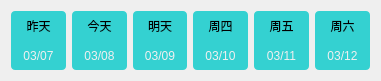
    <widget class="QWidget" name="widget_23" native="true">
     <property name="geometry">
      <rect>
       <x>350</x>
       <y>80</y>
       <width>381</width>
       <height>81</height>
      </rect>
     </property>
     <property name="styleSheet">
      <string notr="true">QLabel {
	background-color: rgba(0, 200, 200, 200);
	border-radius: 4px;
}</string>
     </property>
     <layout class="QGridLayout" name="gridLayout_14">
      <property name="horizontalSpacing">
       <number>6</number>
      </property>
      <property name="verticalSpacing">
       <number>0</number>
      </property>
      <item row="0" column="0">
       <widget class="QLabel" name="lblWeek0">
        <property name="styleSheet">
         <string notr="true">border-bottom-left-radius: 0px;
border-bottom-right-radius: 0px;</string>
        </property>
        <property name="text">
         <string>昨天</string>
        </property>
        <property name="alignment">
         <set>Qt::AlignCenter</set>
        </property>
       </widget>
      </item>
      <item row="0" column="1">
       <widget class="QLabel" name="lblWeek1">
        <property name="styleSheet">
         <string notr="true">border-bottom-left-radius: 0px;
border-bottom-right-radius: 0px;</string>
        </property>
        <property name="text">
         <string>今天</string>
        </property>
        <property name="alignment">
         <set>Qt::AlignCenter</set>
        </property>
       </widget>
      </item>
      <item row="0" column="2">
       <widget class="QLabel" name="lblWeek2">
        <property name="styleSheet">
         <string notr="true">border-bottom-left-radius: 0px;
border-bottom-right-radius: 0px;</string>
        </property>
        <property name="text">
         <string>明天</string>
        </property>
        <property name="alignment">
         <set>Qt::AlignCenter</set>
        </property>
       </widget>
      </item>
      <item row="0" column="3">
       <widget class="QLabel" name="lblWeek3">
        <property name="styleSheet">
         <string notr="true">border-bottom-left-radius: 0px;
border-bottom-right-radius: 0px;</string>
        </property>
        <property name="text">
         <string>周四</string>
        </property>
        <property name="alignment">
         <set>Qt::AlignCenter</set>
        </property>
       </widget>
      </item>
      <item row="0" column="4">
       <widget class="QLabel" name="lblWeek4">
        <property name="styleSheet">
         <string notr="true">border-bottom-left-radius: 0px;
border-bottom-right-radius: 0px;</string>
        </property>
        <property name="text">
         <string>周五</string>
        </property>
        <property name="alignment">
         <set>Qt::AlignCenter</set>
        </property>
       </widget>
      </item>
      <item row="0" column="5">
       <widget class="QLabel" name="lblWeek5">
        <property name="styleSheet">
         <string notr="true">border-bottom-left-radius: 0px;
border-bottom-right-radius: 0px;</string>
        </property>
        <property name="text">
         <string>周六</string>
        </property>
        <property name="alignment">
         <set>Qt::AlignCenter</set>
        </property>
       </widget>
      </item>
      <item row="1" column="0">
       <widget class="QLabel" name="lblDate0">
        <property name="styleSheet">
         <string notr="true">border-top-left-radius: 0px;
border-top-right-radius: 0px;
color: rgb(240, 240, 240);</string>
        </property>
        <property name="text">
         <string>03/07</string>
        </property>
        <property name="alignment">
         <set>Qt::AlignCenter</set>
        </property>
       </widget>
      </item>
      <item row="1" column="1">
       <widget class="QLabel" name="lblDate1">
        <property name="styleSheet">
         <string notr="true">border-top-left-radius: 0px;
border-top-right-radius: 0px;
color: rgb(240, 240, 240);</string>
        </property>
        <property name="text">
         <string>03/08</string>
        </property>
        <property name="alignment">
         <set>Qt::AlignCenter</set>
        </property>
       </widget>
      </item>
      <item row="1" column="2">
       <widget class="QLabel" name="lblDate2">
        <property name="styleSheet">
         <string notr="true">border-top-left-radius: 0px;
border-top-right-radius: 0px;
color: rgb(240, 240, 240);</string>
        </property>
        <property name="text">
         <string>03/09</string>
        </property>
        <property name="alignment">
         <set>Qt::AlignCenter</set>
        </property>
       </widget>
      </item>
      <item row="1" column="3">
       <widget class="QLabel" name="lblDate3">
        <property name="styleSheet">
         <string notr="true">border-top-left-radius: 0px;
border-top-right-radius: 0px;
color: rgb(240, 240, 240);</string>
        </property>
        <property name="text">
         <string>03/10</string>
        </property>
        <property name="alignment">
         <set>Qt::AlignCenter</set>
        </property>
       </widget>
      </item>
      <item row="1" column="4">
       <widget class="QLabel" name="lblDate4">
        <property name="styleSheet">
         <string notr="true">border-top-left-radius: 0px;
border-top-right-radius: 0px;
color: rgb(240, 240, 240);</string>
        </property>
        <property name="text">
         <string>03/11</string>
        </property>
        <property name="alignment">
         <set>Qt::AlignCenter</set>
        </property>
       </widget>
      </item>
      <item row="1" column="5">
       <widget class="QLabel" name="lblDate5">
        <property name="styleSheet">
         <string notr="true">border-top-left-radius: 0px;
border-top-right-radius: 0px;
color: rgb(240, 240, 240);</string>
        </property>
        <property name="text">
         <string>03/12</string>
        </property>
        <property name="alignment">
         <set>Qt::AlignCenter</set>
        </property>
       </widget>
      </item>
     </layout>
    </widget>
